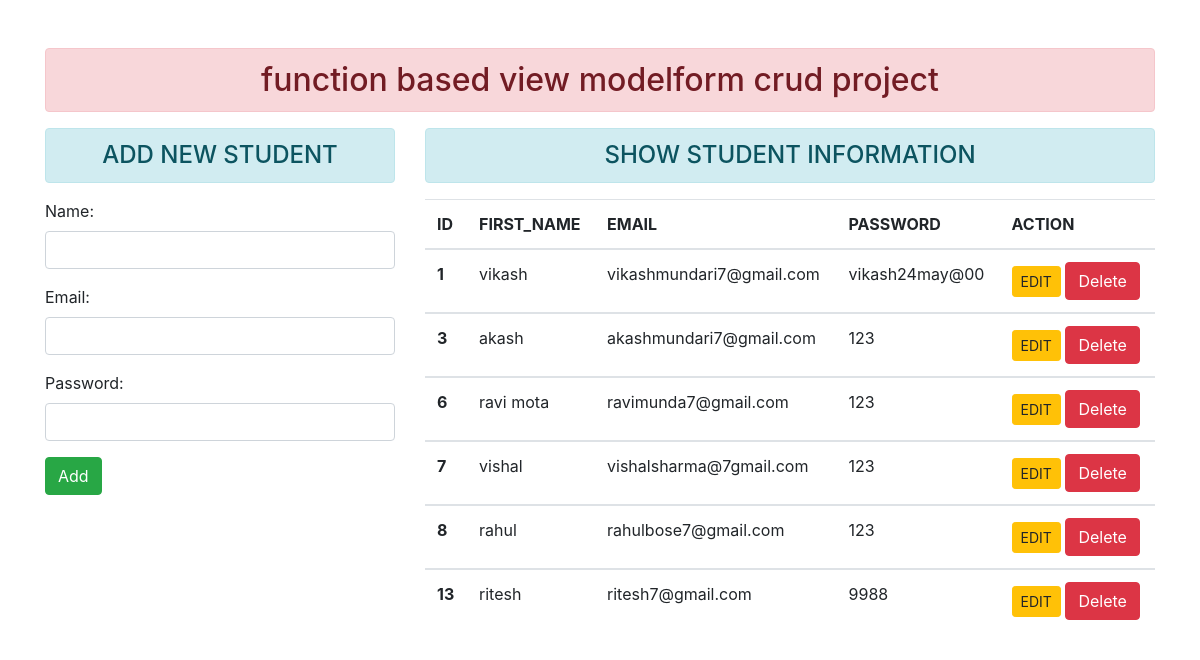
The page / on the database its author committed.
### enroll/models.py (models this page shows, shortened)
class User(models.Model):
    name = models.CharField(max_length=70)
    email = models.EmailField(max_length=100)
    password = models.CharField(max_length=100)

### enroll/views.py (the view)
# urls.py: path('',add_show,name="add_show"),
def add_show(request):
    if request.method == 'POST':
        fm = StudentRegistration(request.POST)
        if fm.is_valid():
            nm = fm.cleaned_data['name']
            em = fm.cleaned_data['email']
            pw = fm.cleaned_data['password']
            reg = User(name=nm,email=em,password=pw)
            reg.save()
            fm = StudentRegistration()
    else:
        fm = StudentRegistration()
    stud = User.objects.all()
    return render(request,'addandshow.html',{'form':fm,'stu':stud})

### enroll/forms.py
class StudentRegistration(forms.ModelForm):
    class Meta:
        model = User
        fields = ['name','email','password']
        widgets = {
            'name':forms.TextInput(attrs={'class':'form-control'}),
            'email': forms.EmailInput(attrs={'class': 'form-control'}),
            'password': forms.PasswordInput(render_value=True ,attrs={'class': 'form-control'}),
        }

### enroll/templates/addandshow.html (shortened to what this page needs)
{%extends 'base.html'%}
{%load static%}
{%block content%}
<div class="row">
<div class="col-sm-4">
    <h4 class="text-center alert alert-info">ADD NEW STUDENT</h4>
<form method="POST">
    {{form.as_p}}
    <input type="submit" value="Add" class="btn btn-success">
</form>
</div>
    <div class="col-sm-8">
        <h4 class="text-center alert alert-info">SHOW STUDENT INFORMATION</h4>
        {%if stu%}
<table class="table table-hover">
  <thead>
    <tr>
      <th scope="col">ID</th>
      <th scope="col">FIRST_NAME</th>
      <th scope="col">EMAIL</th>
      <th scope="col">PASSWORD</th>
              <th scope="col">ACTION</th>
    </tr>
  </thead>
    {%for st in stu%}
  <tbody>
    <tr>
      <th scope="row">{{st.id}}</th>
      <td>{{st.name}}</td>
      <td>{{st.email}}</td>
      <td>{{st.password}}</td>
              <td>
                  <a href="{%url 'update_data' st.id%} " class="btn btn-warning btn-sm">EDIT</a>
<form method="post" action="{%url 'delete_data' st.id%}" class="d-inline">
    <input type="submit" value="Delete" class="btn btn-danger">
</form>
              </td>
    </tr>
  </tbody>
    {%endfor%}
</table>
        {%else%}
        <h4 class="text-center alert alert-warning">no records</h4>
        {%endif%}
    </div>
</div>
{%endblock content%}

### enroll/templates/base.html (shortened to what this page needs)
<!DOCTYPE html>
{%load static%}
<html lang="en">
  <head>
    <link rel="stylesheet" href="{%static 'bootstrap/bootstrap.min.css'%}">
  </head>
  <body>
<div class="container mt-5">
  <h2 class="text-center alert alert-danger">function based view modelform crud project</h2>
  {%block content%} {%endblock content%}
</div>
  </body>
</html>

### rows shown on the page
User: id "1", name "vikash", email "vikashmundari7@gmail.com", password "vikash24may@00"
User: id "3", name "akash", email "akashmundari7@gmail.com", password "123"
User: id "6", name "ravi mota", email "ravimunda7@gmail.com", password "123"
User: id "7", name "vishal", email "vishalsharma@7gmail.com", password "123"
User: id "8", name "rahul", email "rahulbose7@gmail.com", password "123"
User: id "13", name "ritesh", email "ritesh7@gmail.com", password "9988"
